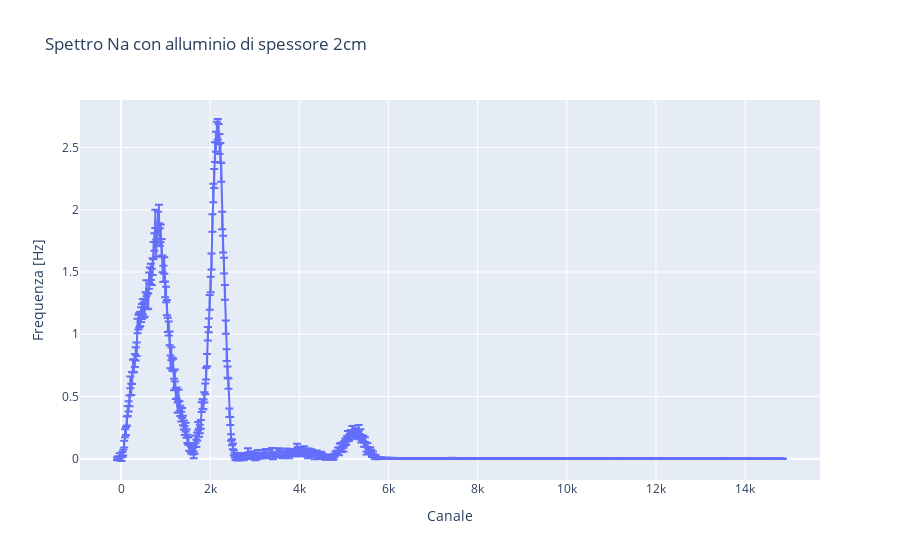

Write notebook code for a chart like this one.
### Code cell
'''

    ARIA 2cm

'''

segnale_2cm = pd.read_csv(r'C:\Users\Black\Desktop\Esperimentazioni di Nucleare e Subnucleare\SiPM\Spettrometria Gamma\BGO\Aria\Data\2cm.csv', sep=' \t', engine='python')
channel_2 = np.array(segnale_2cm['Channel'])
counts_2 = np.array(segnale_2cm['Counts'])

# calculating frequency and removing background noise
N = 17
frequency_2 = frequency_converter(counts_2, time_signal=420)
background_2 = SNIP_algorithm(frequency_2[0], iterations=N)
frequency_2 = (frequency_2[0] - background_2, frequency_2[1])


# plot
fig = px.line(x=channel_2, y=frequency_2[0], error_y=frequency_2[1], title='Spettro Na con alluminio di spessore 2cm', labels={'x':'Canale', 'y':'Frequenza [Hz]'})
fig.show()


# fit
ls = LeastSquares(channel_2, frequency_2[0], frequency_2[1], func2)
m = Minuit(ls, A1=747, mu1=2200, sigma1=200, A2=40, mu2=1900, sigma2=30)
ls.mask = (channel_2 > 1650) & (channel_2 < 2400)
m.migrad()
m.hesse()
display(m)

freq_integral = []
channel_integral = []
integral_extremes = [1600, 2600]
for i in range(len(channel_2)):
    if channel_2[i] > integral_extremes[0] and channel_2[i] < integral_extremes[1]:
        freq_integral.append(frequency_2[0][i])
        channel_integral.append(channel_2[i])

area = m.values['A1'] + m.values['A2']
err_area = np.sqrt(m.errors['A1']**2 + m.errors['A2']**2)

print(f'Area picco con integrale trapezoidale: {np.trapz(freq_integral, channel_integral):.2f}')
print(f'Area picco con integrale fit: {area:.2f} ± {err_area:.2f}')

intensità_511KeV.append(m.values['A1']+m.values['A2'])
intensità_trapz_511KeV.append(np.trapz(freq_integral, channel_integral))
err_intensità_511KeV.append(np.sqrt(m.errors['A1']**2+m.errors['A2']**2))

# calcolo errore sistematico DOWN
frequency_2 = frequency_converter(counts_2, time_signal=420)
background_2 = SNIP_algorithm(frequency_2[0], iterations=N+1)
frequency_2 = (frequency_2[0] - background_2, frequency_2[1])

ls = LeastSquares(channel_2, frequency_2[0], frequency_2[1], func2)
m = Minuit(ls, A1=747, mu1=2200, sigma1=200, A2=40, mu2=1900, sigma2=30)
ls.mask = (channel_2 > 1650) & (channel_2 < 2400)
m.migrad()
m.hesse()
display(m)

area_down = m.values['A1'] + m.values['A2']
print(f'Area picco con integrale fit: {area_down:.2f}')

# calcolo errore sistematico UP
frequency_2 = frequency_converter(counts_2, time_signal=420)
background_2 = SNIP_algorithm(frequency_2[0], iterations=N-1)
frequency_2 = (frequency_2[0] - background_2, frequency_2[1])

ls = LeastSquares(channel_2, frequency_2[0], frequency_2[1], func2)
m = Minuit(ls, A1=900, mu1=2200, sigma1=200, A2=40, mu2=1900, sigma2=30)
ls.mask = (channel_2 > 1650) & (channel_2 < 2400)
m.migrad()
m.hesse()
display(m)

area_up = m.values['A1'] + m.values['A2']
print(f'Area picco con integrale fit: {area_up:.2f}')

err_sistematico = abs(area_up - area_down)/2
err_sistematico_511KeV.append(err_sistematico)
print(f'Errore statistico: {err_area:.2f}')
print(f'Errore sistematico: {err_sistematico:.2f}')

### Figure 1 — Plotly figure (JSON) as saved in the notebook; plotly's stock layout.template omitted (floating-point values rounded to 4 significant figures; data arrays with more than 128 entries replaced by an {"elided": "..."} marker saying what was removed)
{"data": [{"error_y": {"array": {"elided": "748 float values"}}, "hovertemplate": "Canale=%{x}<br>Frequenza [Hz]=%{y}<extra></extra>", "legendgroup": "", "line": {"color": "#636efa", "dash": "solid"}, "marker": {"symbol": "circle"}, "mode": "lines", "name": "", "orientation": "v", "showlegend": false, "type": "scatter", "x": {"elided": "748 int values"}, "xaxis": "x", "y": {"elided": "748 float values"}, "yaxis": "y"}], "layout": {"legend": {"tracegroupgap": 0}, "title": {"text": "Spettro Na con alluminio di spessore 2cm"}, "xaxis": {"anchor": "y", "domain": [0, 1], "title": {"text": "Canale"}}, "yaxis": {"anchor": "x", "domain": [0, 1], "title": {"text": "Frequenza [Hz]"}}}}
